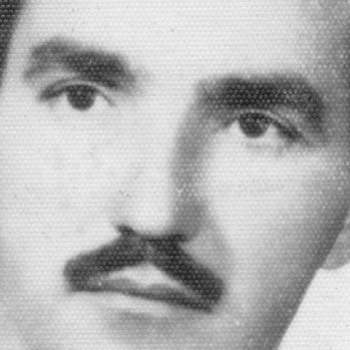
#> input picture 06-lab07/lab_images/face.png, 350 x 350 px
$ jupyter execute aula.ipynb
#> lines starting #> are read from the running program, lines starting #| are printed output that depends on the picture
# Filtragem no Domínio da Frequência

## Introdução

O processamento de imagens digitais pode ser realizado em dois domínios principais: o `domínio espacial` (onde manipulamos diretamente os pixels da imagem) e o `domínio da frequência` (onde trabalhamos com a representação da imagem em termos de componentes de frequência).

### O Que São Frequências em Imagens?

Diferentemente do áudio, onde as frequências são facilmente compreendidas (graves e agudos), nas imagens o conceito de frequência pode ser menos intuitivo. Em uma imagem:

- **Baixas frequências**: Representam áreas onde a intensidade dos pixels varia lentamente (áreas homogêneas, como céu, paredes lisas)
- **Altas frequências**: Representam áreas com mudanças rápidas na intensidade dos pixels (bordas, detalhes finos, texturas e ruídos)

Por exemplo, uma imagem de um céu limpo contém principalmente componentes de baixa frequência, enquanto uma imagem de grama ou uma textura detalhada contém muitos componentes de alta frequência.

### Demonstração

Vamos entender melhor com essa demonstração: [https://agostinhobritojr.github.io/apps/editablespectrum/](https://agostinhobritojr.github.io/apps/editablespectrum/)

**Objetivo:** - Conhecer e praticar filtragem no domínio da frequência.

## Transformada de Fourier

### Intuição

A Transformada de Fourier (TF) é uma ferramenta matemática que decompõe um sinal em suas componentes senoidais constituintes. Para imagens (sinais bidimensionais), usamos a Transformada de Fourier 2D.

A equação básica da Transformada Discreta de Fourier 2D (DFT) para uma imagem digital de tamanho M×N é:

$$ F(u,v) = \frac{1}{MN} \sum_{x=0}^{M-1} \sum_{y=0}^{N-1} f(x,y) \times e^{-j2\pi\left(\frac{ux}{M} + \frac{vy}{N}\right)} $$

Onde:
- `f(x,y)` é o valor do pixel na posição (x,y) da imagem
- `F(u,v)` é o coeficiente de Fourier na frequência (u,v)
- `e` é a base do logaritmo natural
- `j` é a unidade imaginária

Não se preocupe se esta equação parecer complexa. Na prática, utilizamos funções implementadas em bibliotecas como OpenCV e NumPy para calcular a DFT.

### Interpretação do Espectro de Fourier

Após aplicar a DFT, obtemos o **espectro de Fourier**, que contém:

1. **Magnitude**: Representa a "força" de cada componente de frequência
2. **Fase**: Representa o alinhamento ou deslocamento de cada componente

No espectro visualizado, tipicamente:
- O centro representa as baixas frequências (componente DC ou valor médio da imagem)
- À medida que nos afastamos do centro, encontramos as frequências mais altas
- A intensidade (brilho) de cada ponto indica a presença daquela frequência na imagem original

Em 3D temos a seguinte representação

## Implementação Prática da DFT

Em OpenCV, a função `cv2.dft()` calcula a Transformada Discreta de Fourier de uma imagem. O processo típico inclui:

1. Converter a imagem para ponto flutuante
2. Calcular a DFT usando `cv2.dft()`
3. Aplicar `np.fft.fftshift()` para mover o componente de frequência zero para o centro
4. Calcular o espectro de magnitude usando `cv2.magnitude()`
5. Aplicar logaritmo para melhorar a visualização (`np.log()`)

```python
# Exemplo básico
dft = cv2.dft(np.float32(img), flags=cv2.DFT_COMPLEX_OUTPUT)
dft_shift = np.fft.fftshift(dft)
magnitude_spectrum = np.log(cv2.magnitude(dft_shift[:,:,0], dft_shift[:,:,1]))
```

## Exibindo uma imagem no dominio da frequência

Na OpenCV usamos a função **cv2.dft()**

[cell 1]
import cv2
from matplotlib import pyplot as plt
import numpy as np


#carrega imagem
img = cv2.imread('lab_images/face.png',0) ## leio na escala de cinza,`` ,0``
#> img is the input picture: shape (350, 350); min 25, max 248, mean 180.8

# Transformação discreta de Fourier
dft = cv2.dft(np.float32(img),flags = cv2.DFT_COMPLEX_OUTPUT)
dft = np.fft.fftshift(dft)


# Aplicado uma função log para visualização da magnitude do espectro
magnitude_spectrum = np.log(cv2.magnitude(dft[:,:,0],dft[:,:,1]))
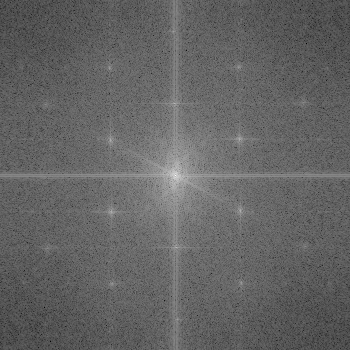
#> magnitude_spectrum: shape (350, 350) float32; min 0.258, max 16.91, mean 6.81; drawn with min black and max white


# Visualização das imagens
fig = plt.figure(figsize=(20,20))
plt.subplot(1, 2, 1),plt.title('Original')
plt.imshow(img, cmap="gray")
plt.subplot(1, 2, 2),plt.title('magnitude_spectrum')
plt.imshow(magnitude_spectrum, cmap="gray")
plt.show()
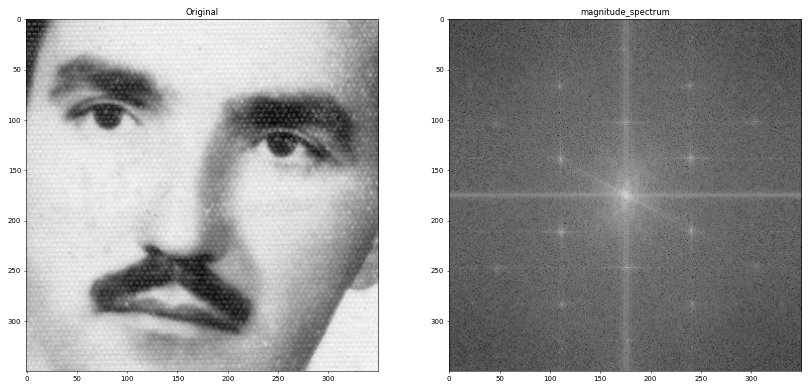
#> figure drawn by matplotlib, 2 panels

# De forma complementar podemos visualizar o espectro 3D da imagem
# Para isso, vamos criar uma superfície 3D com base na magnitude do espectro
# A superfície será gerada a partir de um grid de pontos (X, Y) que representam as frequências
# O eixo Z será a magnitude do espectro
# A superfície será gerada com base no método plot_surface do matplotlib

rows, cols = img.shape
#> rows = 350; cols = 350
center_row, center_col = rows // 2, cols // 2
#> center_row = 175; center_col = 175

fig_3d = plt.figure(figsize=(10, 8))
ax = fig_3d.add_subplot(111, projection='3d')

x = np.linspace(-cols // 2, cols // 2 - 1, cols)
#> x = 350 values from -175 to 174
y = np.linspace(-rows // 2, rows // 2 - 1, rows)
#> y = 350 values from -175 to 174
X, Y = np.meshgrid(x, y)

ax.plot_surface(X, Y, magnitude_spectrum, cmap='viridis')
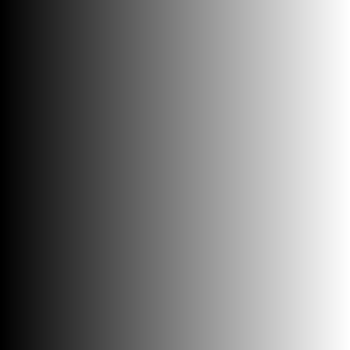
#> X: shape (350, 350) float64; min -175, max 174, mean -0.5; drawn with min black and max white
ax.set_title('Representação 3D da DFT')
ax.set_xlabel('U')
ax.set_ylabel('V')
ax.set_zlabel('Magnitude (log)')

plt.show()
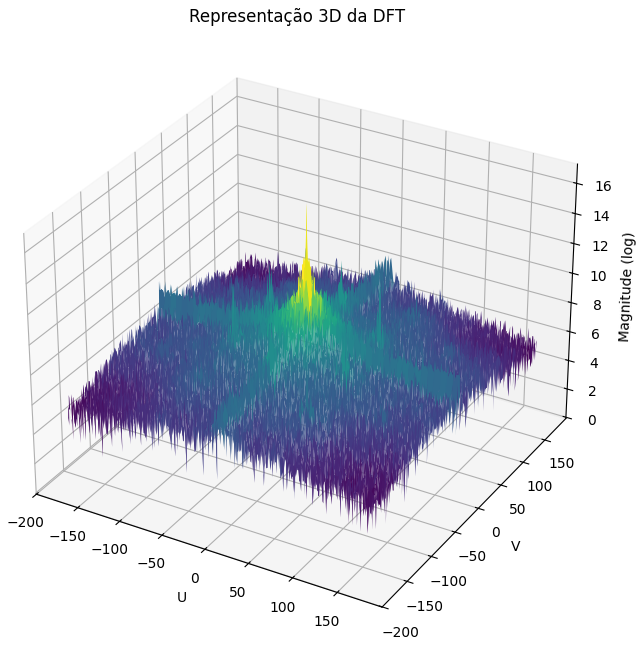
#> figure drawn by matplotlib, 1 panel

## Filtros no Domínio da Frequência

### Fundamentação Teórica

A filtragem no domínio da frequência baseia-se no **Teorema da Convolução**, que estabelece que a convolução no domínio espacial equivale à multiplicação no domínio da frequência:

f(x,y) * h(x,y) ⟷ F(u,v) × H(u,v)

Onde:
- f(x,y) é a imagem original
- h(x,y) é o kernel do filtro no domínio espacial
- F(u,v) é a transformada de Fourier da imagem
- H(u,v) é a transformada de Fourier do filtro (função de transferência)

Isso significa que podemos filtrar uma imagem seguindo estas etapas:
1. Calcular a DFT da imagem → F(u,v)
2. Multiplicar pelo filtro no domínio da frequência → F(u,v) × H(u,v)
3. Calcular a DFT inversa → resultado filtrado

## Filtro espectral

O **filtro espectral** (ou no **domínio das frequências**) usa o espectro da imagem para ressaltar ou atenuar determinadas carecterísticas de frequências da imagem. O mais comum é empregar filtros que manipulam diretamente a magnitude das frequências, que podem ser do tipo:
- **Filtro passa-baixas (PB):** realça baixas frequências e atenua as altas, multiplicando por valores baixos a magnitude das frequências maiores
- **Filtro passa-altas (PA):** realça altas frequências e atenua as baixas, multiplicando por valores baixos a magnitude das frequências menores
- **Filtro passa-faixa (PF):** realça uma região do espectro em torno de determinada frequência

### 1. Filtro Passa-Baixas (Low-Pass Filter)

**Definição**: Um filtro passa-baixas permite a passagem das baixas frequências e atenua ou elimina as altas frequências.

**Função de transferência ideal**:
```
H(u,v) = 1, se D(u,v) ≤ D₀
       = 0, se D(u,v) > D₀
```
Onde D(u,v) é a distância do ponto (u,v) ao centro do espectro, e D₀ é a frequência de corte.

**Função de transferência gaussiana** (mais suave e realista):

```
H(u,v) = e^(-D(u,v)²/2D₀²)
```

```python
mask = np.exp(-d_squared / (2 * (cutoff ** 2)))
```

**Aplicações**:
- Redução de ruído
- Suavização de imagens
- Redução de artefatos de alta frequência
- Desfoque (blur)

**Efeitos visuais**: Imagens mais suaves, com menos detalhes finos e bordas mais borradas.

[cell 2]
import cv2
from matplotlib import pyplot as plt
import numpy as np


#carrega imagem
img = cv2.imread('lab_images/face.png',0)


# extraindo shape da imagem
rows, cols = img.shape
half_row, half_col = rows/2 , cols/2
#> half_row = 175; half_col = 175
limiar = 40 ### frequency cutoff frequencia de corte,


# Criando a máscara quadrada
mask = np.zeros((rows,cols,2),np.uint8)
mask[int(half_row-limiar):int(half_row+limiar), int(half_col-limiar):int(half_col+limiar)] = 1


# Transformada discreta de Fourier
dft = cv2.dft(np.float32(img),flags = cv2.DFT_COMPLEX_OUTPUT)
dft = np.fft.fftshift(dft)

# Aplicado uma função log para visualização da magnitude do espectro
magnitude_spectrum = np.log(cv2.magnitude(dft[:,:,0],dft[:,:,1]))

# Aplicar filtro na imagem
dft_mask = dft*mask


# Transformada inversa de Fourier
dft_mask = np.fft.ifftshift(dft_mask)
img_restored = cv2.idft(dft_mask)
img_restored = cv2.magnitude(img_restored[:,:,0],img_restored[:,:,1])
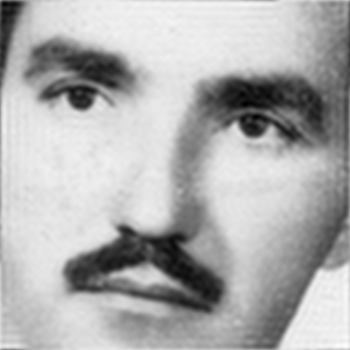
#> img_restored: shape (350, 350) float32; min 4576545, max 30068926, mean 22147020; drawn with min black and max white


# Visualização das imagens
fig = plt.figure(figsize=(20,20))
plt.subplot(2, 2, 1),plt.title('Original')
plt.imshow(img, cmap="gray")
plt.subplot(2, 2, 4),plt.title('mask')
plt.imshow(mask[:,:,0], cmap="gray")
plt.subplot(2, 2, 2),plt.title('img_restored')
plt.imshow(img_restored, cmap="gray")
plt.subplot(2, 2, 3),plt.title('mask')
plt.imshow(magnitude_spectrum, cmap="gray")

plt.show()
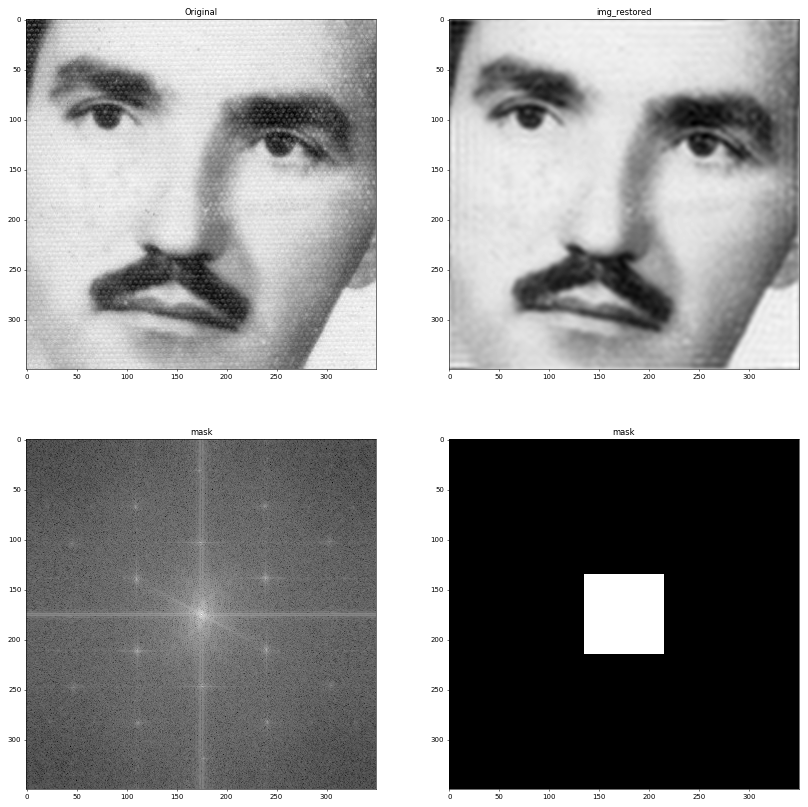
#> figure drawn by matplotlib, 4 panels

### Aplicando um filtro de gaussiana

[cell 3]
import cv2
from matplotlib import pyplot as plt
import numpy as np


#carrega imagem
img = cv2.imread('lab_images/face.png',0)


# extraindo shape da imagem
rows, cols = img.shape
half_row, half_col = rows//2 , cols//2
limiar = 35

# Criando um filtro gaussiano
mask = np.zeros((rows,cols,2),np.uint8)
# Cria uma grade para calcular distâncias do centro
u = np.arange(rows)
#> u = 350 values from 0 to 349
v = np.arange(cols)
u, v = np.meshgrid(u - half_row, v - half_col, indexing='ij')
d_squared = u**2 + v**2
# Cria a máscara gaussiana
mask = np.exp(-d_squared / (2 * (limiar ** 2)))
# mask[int(half_row-limiar):int(half_row+limiar), int(half_col-limiar):int(half_col+limiar)] = 1
mask = np.dstack([mask, mask])


# Transformada discreta de Fourier
dft = cv2.dft(np.float32(img),flags = cv2.DFT_COMPLEX_OUTPUT)
dft = np.fft.fftshift(dft)

# Aplicado uma função log para visualização da magnitude do espectro
magnitude_spectrum = np.log(cv2.magnitude(dft[:,:,0],dft[:,:,1]))

# Aplicar filtro na imagem
dft_mask = dft*mask


# Transformada inversa de Fourier
dft_mask = np.fft.ifftshift(dft_mask)
img_restored = cv2.idft(dft_mask)
img_restored = cv2.magnitude(img_restored[:,:,0],img_restored[:,:,1])


# Visualização das imagens
fig = plt.figure(figsize=(20,20))
plt.subplot(2, 2, 1),plt.title('Original')
plt.imshow(img, cmap="gray")
plt.subplot(2, 2, 4),plt.title('mask')
plt.imshow(mask[:,:,0], cmap="gray")
plt.subplot(2, 2, 2),plt.title('img_restored')
plt.imshow(img_restored, cmap="gray")
plt.subplot(2, 2, 3),plt.title('mask')
plt.imshow(magnitude_spectrum, cmap="gray")

plt.show()
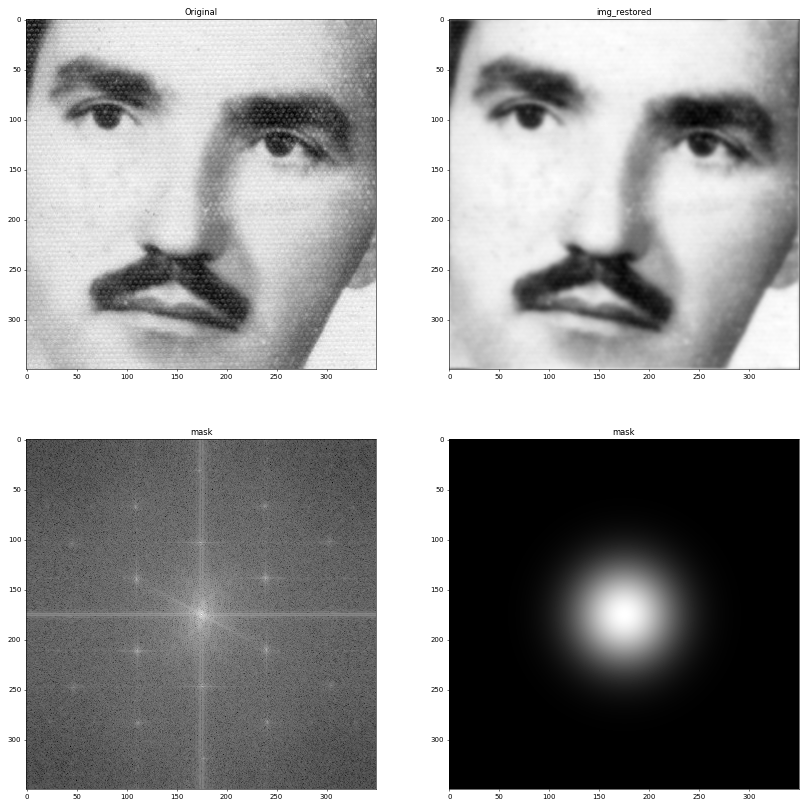
#> figure drawn by matplotlib, 4 panels

### Filtro Passa-Altas (High-Pass Filter)

**Definição**: Um filtro passa-altas permite a passagem das altas frequências e atenua ou elimina as baixas frequências.

**Função de transferência ideal**:
```
H(u,v) = 0, se D(u,v) ≤ D₀
       = 1, se D(u,v) > D₀
```

**Função de transferência gaussiana**:
```
H(u,v) = 1 - e^(-D(u,v)²/2D₀²)
```

**Aplicações**:
- Detecção de bordas
- Realce de detalhes
- Nitidez (sharpening)
- Segmentação de imagens

**Efeitos visuais**: Destaca bordas e transições abruptas, removendo as áreas homogêneas.

[cell 4]
import cv2
from matplotlib import pyplot as plt
import numpy as np


#carrega imagem
img = cv2.imread('lab_images/face.png',0)


# extraindo shape da imagem
rows, cols = img.shape
half_row, half_col = rows/2 , cols/2
limiar = 30


# Criando a máscara quadrada
mask = np.ones((rows,cols,2),np.uint8)
mask[int(half_row-limiar):int(half_row+limiar), int(half_col-limiar):int(half_col+limiar)] = 0


# Transformada discreta de Fourier
dft = cv2.dft(np.float32(img),flags = cv2.DFT_COMPLEX_OUTPUT)
dft = np.fft.fftshift(dft)


# Aplicado uma função log para visualização da magnitude do espectro
magnitude_spectrum = np.log(cv2.magnitude(dft[:,:,0],dft[:,:,1]))

# Aplicar filtro na imagem
dft_mask = dft*mask


# Transformada inversa de Fourier
dft_mask = np.fft.ifftshift(dft_mask)
img_restored = cv2.idft(dft_mask)
img_restored = cv2.magnitude(img_restored[:,:,0],img_restored[:,:,1])
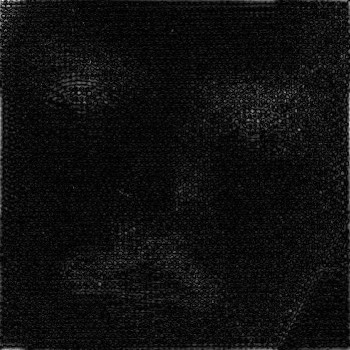
#> img_restored: shape (350, 350) float32; min 988.5, max 11236207, mean 708802.9; drawn with min black and max white


# Visualização das imagens
fig = plt.figure(figsize=(20,20))
plt.subplot(2, 2, 1),plt.title('Original')
plt.imshow(img, cmap="gray")
plt.subplot(2, 2, 4),plt.title('mask')
plt.imshow(mask[:,:,0], cmap="gray")
plt.subplot(2, 2, 2),plt.title('img_restored')
plt.imshow(img_restored, cmap="gray")
plt.subplot(2, 2, 3),plt.title('mask')
plt.imshow(magnitude_spectrum, cmap="gray")

plt.show()
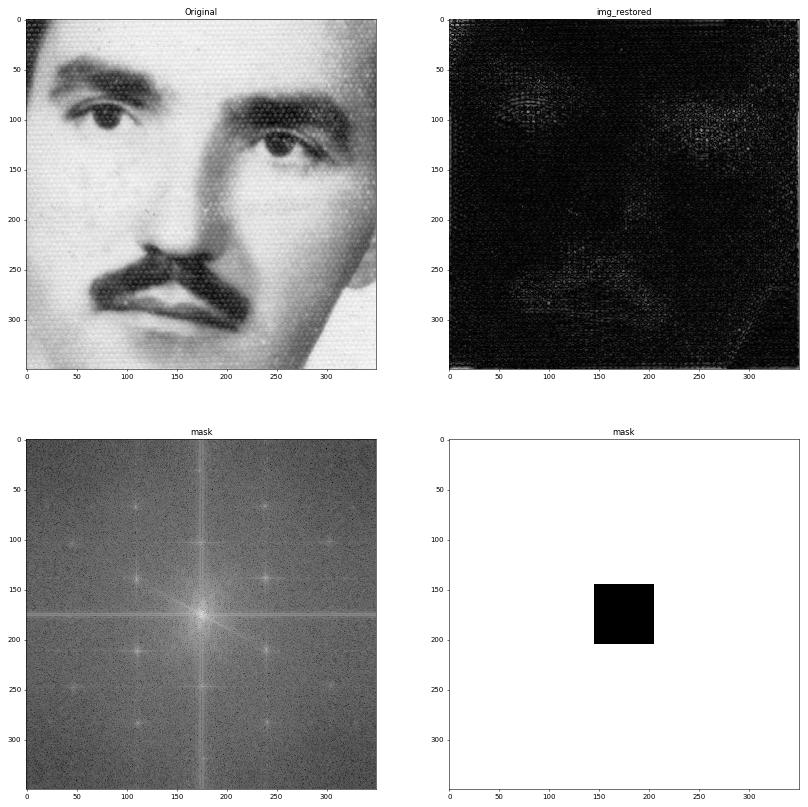
#> figure drawn by matplotlib, 4 panels

### Filtro Passa-Faixa (Band-Pass Filter)

**Definição**: Um filtro passa-faixa permite a passagem de um intervalo específico de frequências e atenua frequências fora desse intervalo.

**Função de transferência ideal**:
```
H(u,v) = 1, se D₁ ≤ D(u,v) ≤ D₂
       = 0, caso contrário
```
Onde D₁ e D₂ são as frequências de corte inferior e superior.

**Aplicações**:
- Isolamento de texturas específicas
- Remoção de padrões periódicos (como moiré)
- Análise de componentes específicos da imagem

**Efeitos visuais**: Preserva estruturas com determinada escala espacial, eliminando tanto detalhes muito finos quanto áreas muito homogêneas.

[cell 5]
import cv2
import numpy as np
from matplotlib import pyplot as plt

# Carrega imagem em escala de cinza
img = cv2.imread('lab_images/face.png', 0)

# Extraindo shape da imagem
rows, cols = img.shape
half_row, half_col = rows // 2, cols // 2  # Usar divisão inteira para evitar floats

# Definir os raios para o filtro passa-faixa
inner_radius = 10  # Raio interno (exclui frequências muito baixas)
outer_radius = 160  # Raio externo (exclui frequências muito altas)

# Criando a máscara para o filtro passa-faixa
mask = np.zeros((rows, cols, 2), np.uint8)
for i in range(rows):
    for j in range(cols):
        # Calcular a distância ao centro
        distance = np.sqrt((i - half_row)**2 + (j - half_col)**2)
        if inner_radius <= distance <= outer_radius:
            mask[i, j] = 1
mask = 255 - mask
# Transformada discreta de Fourier
dft = cv2.dft(np.float32(img), flags=cv2.DFT_COMPLEX_OUTPUT)
dft = np.fft.fftshift(dft)

# Aplicando uma função log para visualização da magnitude do espectro
magnitude_spectrum = np.log(1 + cv2.magnitude(dft[:, :, 0], dft[:, :, 1]))  # Adicionar 1 para evitar log(0)

# Aplicar filtro na imagem
dft_mask = dft * mask

# Transformada inversa de Fourier
dft_mask = np.fft.ifftshift(dft_mask)
img_restored = cv2.idft(dft_mask)
img_restored = cv2.magnitude(img_restored[:, :, 0], img_restored[:, :, 1])

# Visualização das imagens
fig = plt.figure(figsize=(20, 20))
plt.subplot(2, 2, 1), plt.title('Original')
plt.imshow(img, cmap="gray")
plt.subplot(2, 2, 2), plt.title('Imagem Restaurada (Passa-Faixa)')
plt.imshow(img_restored, cmap="gray")
plt.subplot(2, 2, 3), plt.title('Espectro de Magnitude')
plt.imshow(magnitude_spectrum, cmap="gray")
plt.subplot(2, 2, 4), plt.title('Máscara')
plt.imshow(mask[:, :, 0], cmap="gray")

plt.show()
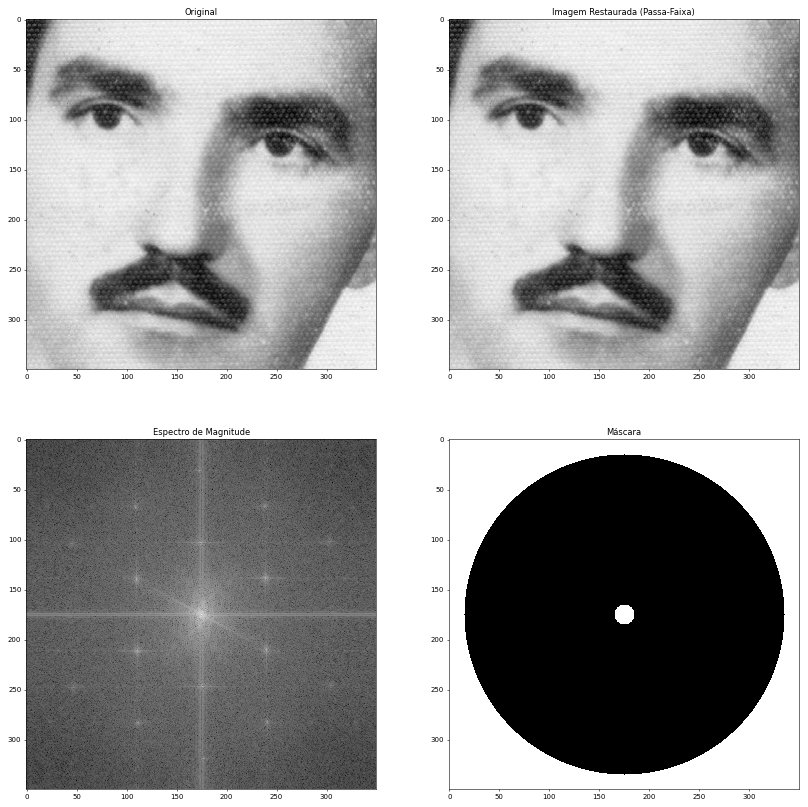
#> figure drawn by matplotlib, 4 panels

$ run again, with 06-lab07/lab_images/carro.png copied over 06-lab07/lab_images/face.png
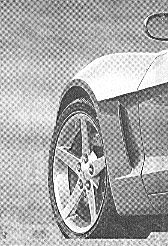
#> input picture 06-lab07/lab_images/carro.png, 168 x 246 px
#> img is the input picture: shape (246, 168); min 0, max 255, mean 169.7
#> `img_restored = cv2.magnitude(img_restored[:,:,0],img_restored[:,:,1])`:
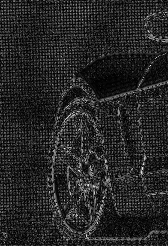
#> img_restored: shape (246, 168) float32; min 2233.4, max 7140178.5, mean 1078811.2; drawn with min black and max white
#> `plt.show()`:
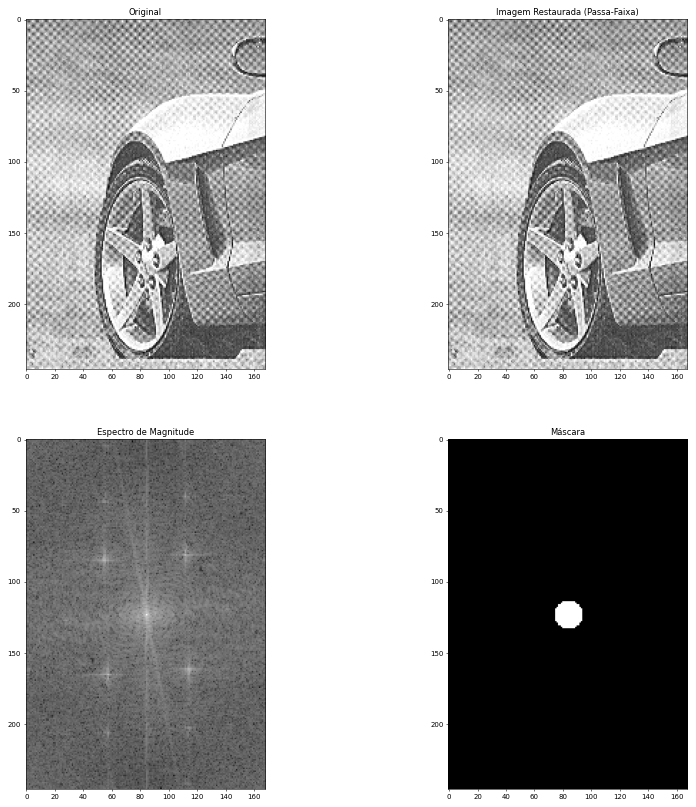
#> figure drawn by matplotlib, 4 panels
